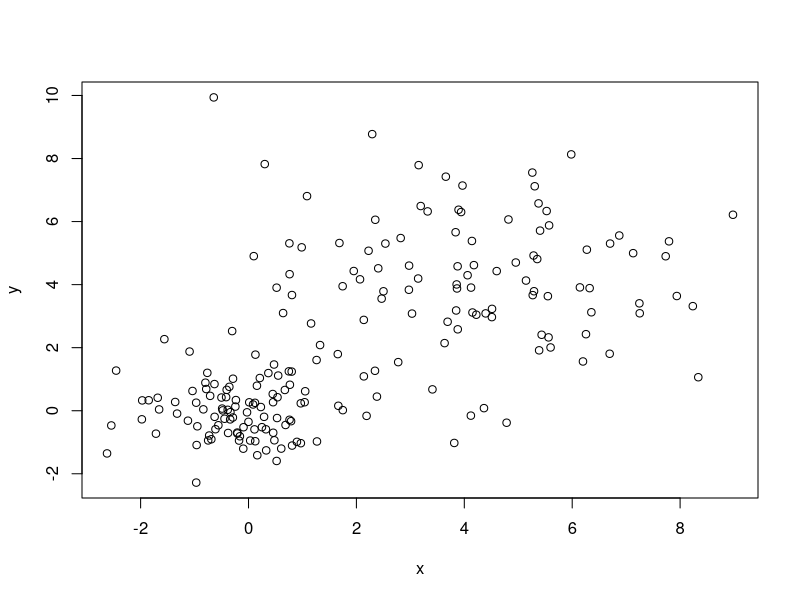
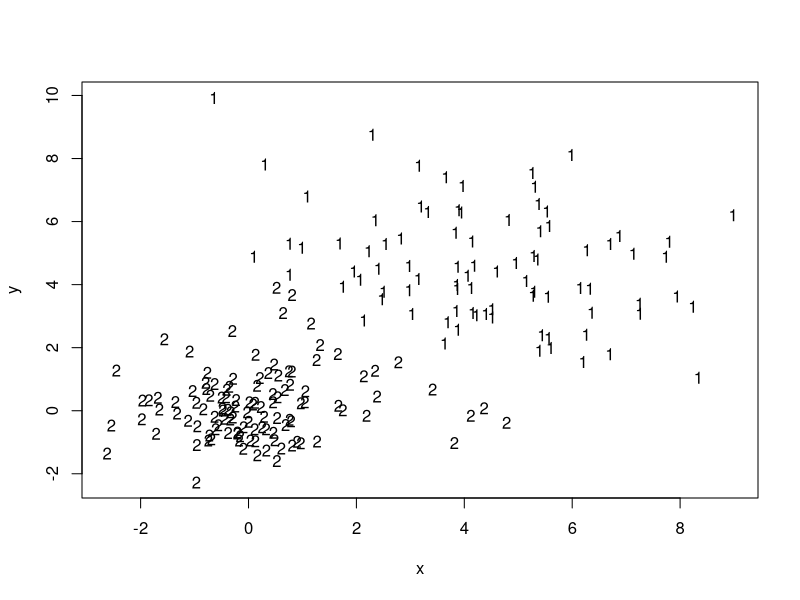
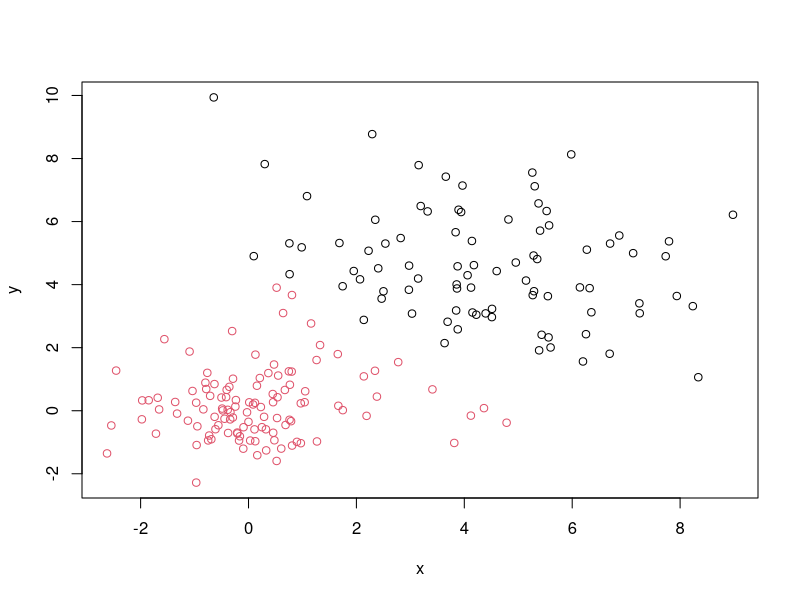
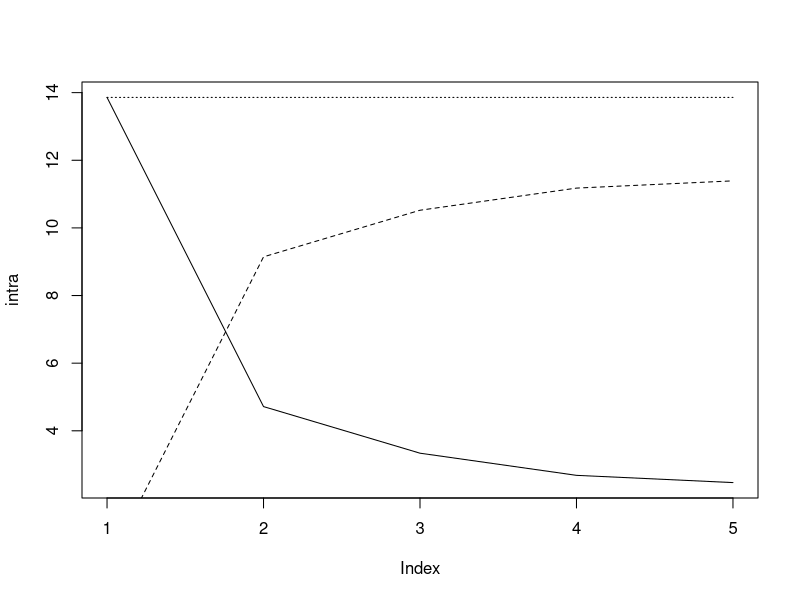
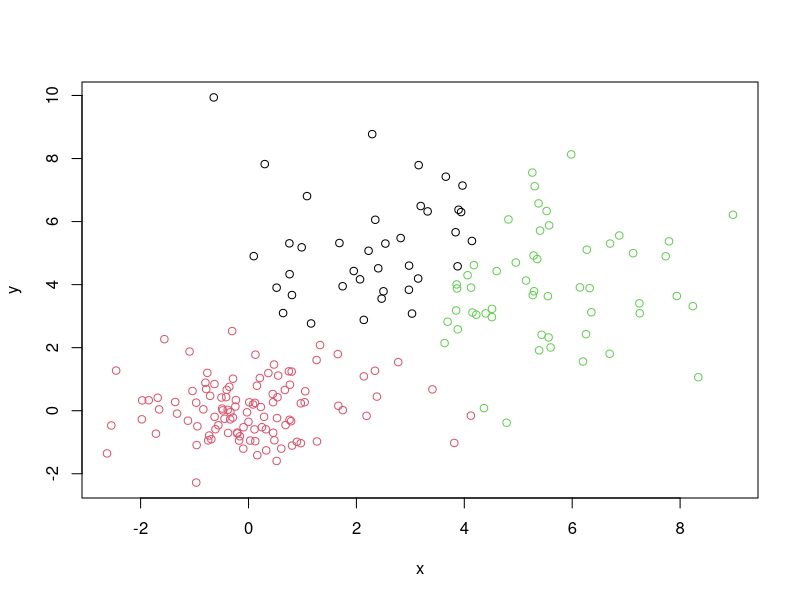
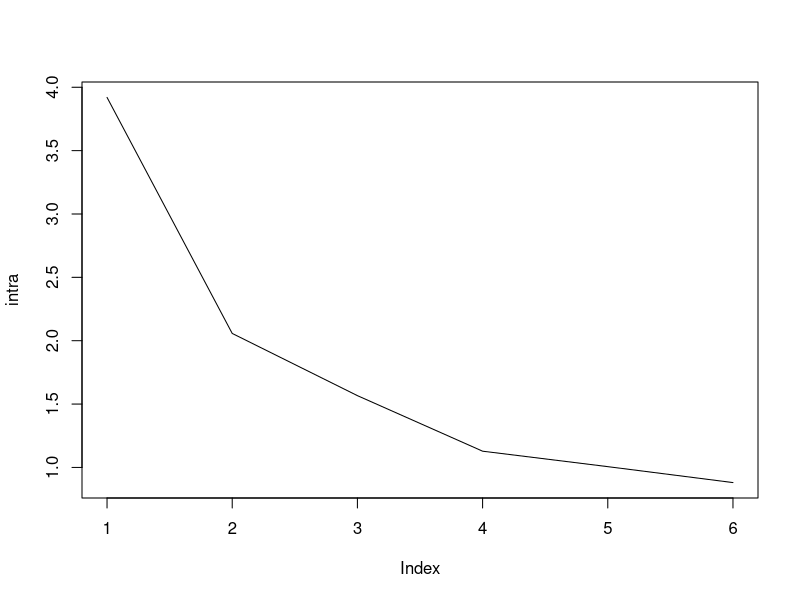
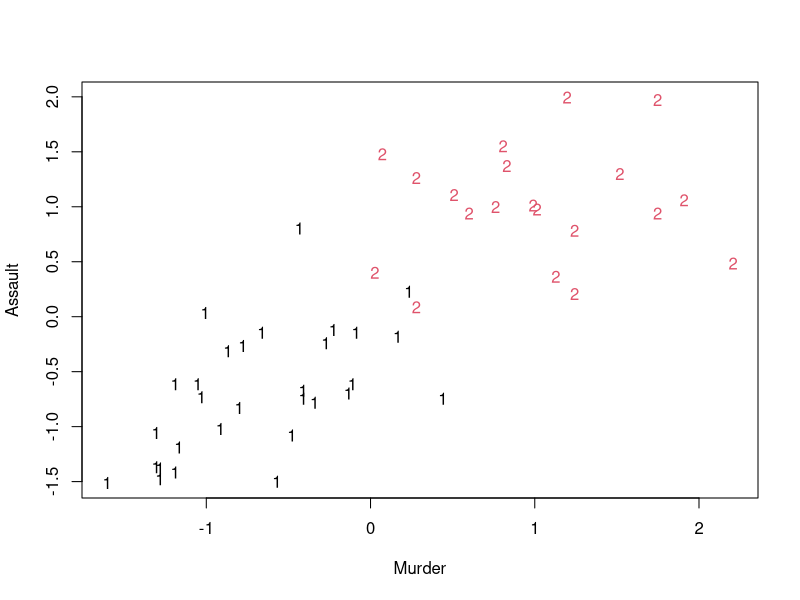
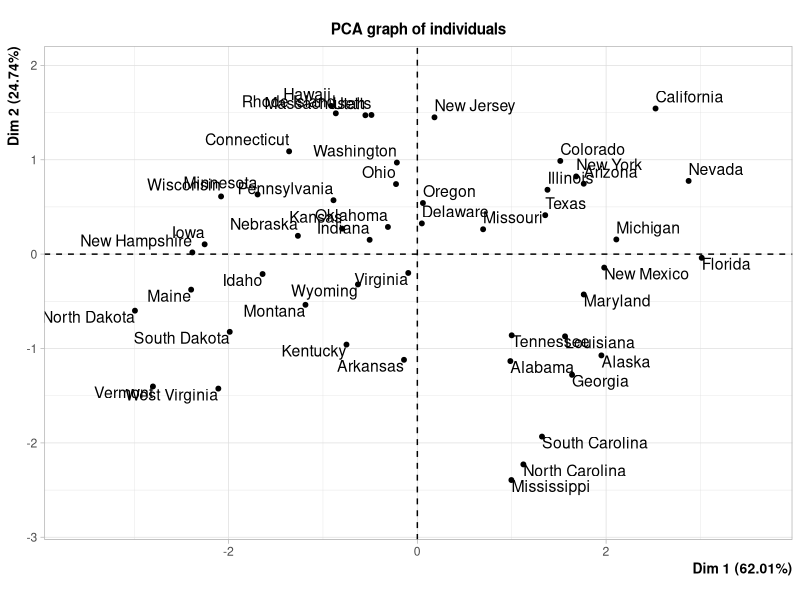

Source code (R) for these figures, in order:
### TP KMEANS ###

###EXERCICE 1###

#1#

#First we generate all the data
n <- 200
x1 <- rnorm(n/2)
y1 <- rnorm(n/2)
x2 <- rnorm(n/2, 4, 2)
y2 <- rnorm(n/2, 4, 2)
d <- data.frame(c(x1, x2), c(y1, y2))
names(d) <- c("x", "y")

#On genere toutes ces données a partir d'un loi normale centrée
#réduite et d'une loi normal avec un moyenne egal a 4 et
# d'écart type 2. On utilise la fonction rnorm afin de généré toutes
#les données.
#Finalement on les mets dans un seul dataframes avec pour colonnes x et y
#Ce dataframe va donc contenir 200 points généré aleatoirement

#On va représenté ces données a l'aide de la fonction plot
plot(d)

#on peut discerner deux groupes, l'un au milieu du plot et l'autre en bas a droite

#2#

#On va utiliser la fonction kmeans pour realiser le clustering
km = kmeans(d,2)
km

#We are going to look if the clustering vector are similar to km$cluster
km$cluster

#3#

#On va maintenant regarder a quoi ressemble ces clusters
plot(d, pch = "")
text(d, label = km$cluster)

#La classification a l'air d'avoir du sens car tout les 1 et les 2
#(donc les deux differentes classes) ont l'air d etre bien séparé et
#assez homogènes
plot(d, col = km$cluster)

#4#

#On va regarder quelles est la classe avec la plus petite inertie
km$withinss / km$size

#on obtient une inertie de 8.07 pour la classe 1 et de 2.28 pour la classe 2
#Donc la classe 2 (celle en rouge) est plus homogène que la classe 1

#On va maintenant calculer l'inertie intraclasse
mean((km$withinss / km$size)[1]*(95/n) + (km$withinss / km$size)[2]*(105/n))

#On verifie que cette valeur est égale a celle calculer par kmeans
km$tot.withinss/n

#5#

#On va maintenant regarder a l'inertie interclasse
km$betweenss/n

#6#

#On va creer une boucle afin de voir quel est le plus judicieux choix de clustering
#pour cela on va calculer plusieurs cluster avec un k different
k = 5

#On initialise nos variables qui vont nous etre utile dans notre boucle
intra = vector()
inter = vector()
tot = vector()

#On creer une boucle pour calculer tout les kmeans
for (i in 1:k){
  km1 <- kmeans(d,i)
  intra[i] <- km1$tot.withinss/n
  inter[i] <- km1$betweenss/n
  tot[i] <- inter[i] + intra[i]
}

#On represente graphiquement ce que l'on a calculé
plot(intra, type="l")
points(inter, type = "l", lty = 2)
points(tot, type = "l", lty = 3)

#On voit bien qu'apres 2 la courbe ne reduit plus beaucoup (elle se coude) donc
#le choix de deux clusters semble etre le plus judicieux

#7#

#On va regarder a quoi ressemblerai nos clusters si on avait pris k egal a 3
#On calcule les clusters pour k = 3
km3 <- kmeans(d, 3)

plot(d, col = km3$cluster)

#Avec trois classes on voit bien que l'on a du mal a differencier le cluster
#de couleur verte et celui de couleur noire.

###EXERCICE 2###

#1#

#On va maintenant travailler sur le dataset USArrests qui repertorie
#celon l'etats differentes arrestation
head(USArrests)

#On va d'abord devoir centré réduire les données afin de pouvoir les analysé car
#les échelles ne sont pas les memes pour toutes les varaibles. Par exemple
#si on ne le fait pas, la variables Assault risque d'avoir plus d'importance que la variable
#Murder dans les calcul.
scaleUSArrests <- scale(USArrests)

head(scaleUSArrests)
#On peut donc voir que nos données sont désormais centrée réduites

#2#

#On va creer une boucle afin de voir quel est le plus judicieux choix de clustering
#pour cela on va calculer plusieurs cluster avec un k different
k = 6

#On initialise nos variables qui vont nous etre utile dans notre boucle
intra = vector()
n = nrow(scaleUSArrests)
#On creer une boucle pour calculer tout les kmeans jusqu'a k=6 et on regarde l'inertie inter et intra classe
for (i in 1:k){
  km1 <- kmeans(scaleUSArrests,i)
  intra[i] <- km1$tot.withinss/n
}

#On represente graphiquement ce que l'on a calculé afin de regarder combien de clusters seront le plus judicieux
plot(intra, type="l")

#On remarque que la courbe se coude au niveau de 2 clusters, ce qui signifie que 2 clusters est le nombre ideal
kmUSArrests <- kmeans(scaleUSArrests, 2)

#On va regarder visuellement ces deux clusters
plot(scaleUSArrests, pch = "")
text(scaleUSArrests, label = kmUSArrests$cluster, col = kmUSArrests$cluster)

#On peut voir que le cluster 1 est sans doute les etats sans trop d'arrestation et l'autre cluster le contraire

#3#

#On va regarder comment est calculé chaque centre de gravité
kmUSArrests$centers
#Nos intuitions etaient bonne car le cluster 1 sont les points avec le moins d'arrestation et vice-versa

#On peut s'interesser a l'inertie de chaques classes
kmUSArrests$withinss / kmUSArrests$size
# Les differentes classes on l'air d'etre plutot bien homogenes 

#4#

library(FactoMineR)

#We can run a PCA
pca <- PCA(USArrests)

#Then we plot the clusters that we created
plot(pca$ind$coord[,1:2], pch="")
text(pca$ind$coord[,1:2], label = rownames(USArrests), col = kmUSArrests$cluster)
